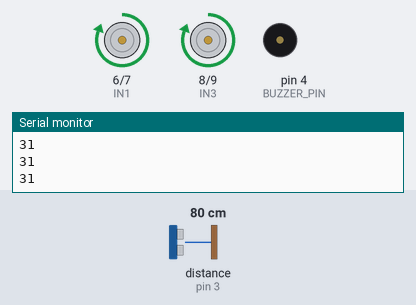
A sketch run on a simulated Arduino Uno, built with avr-gcc and run on an emulated ATmega328P. Parts: motor-driver pin pairs drawn as motors (green arrow = first pin HIGH = forward, orange = second pin HIGH = backward, longer = more drive, scaled by the enable pin), buzzer (waves = sounding, pin HIGH), the last lines printed to the serial monitor. Wiring (inferred from the names in the program): ultrasonic range finder: trigger pin 2; echo pin 3. The test bench sets the inputs (shaded band); at power-on: distance to the obstacle (sensor on pin 3) 80 cm. The echo pulse lasts 58.3 µs per cm; pins used as bus, display or sensor lines are not drawn.

Above: at 1.2 s.
1.3 s: distance to the obstacle (sensor on pin 3) set to 28 cm
2.8 s: distance to the obstacle (sensor on pin 3) set to 23 cm
At 4.0 s:
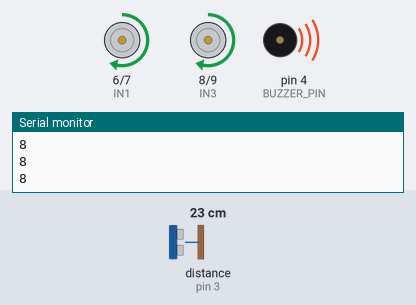
4.3 s: distance to the obstacle (sensor on pin 3) set to 17 cm
5.8 s: distance to the obstacle (sensor on pin 3) set to 14 cm
At 6.5 s:
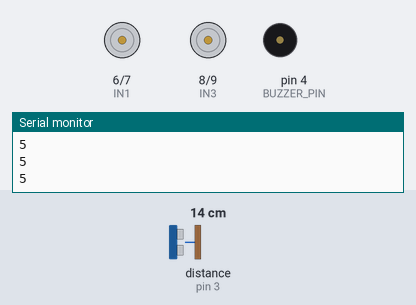
7.3 s: distance to the obstacle (sensor on pin 3) set to 35 cm
At 8.5 s:
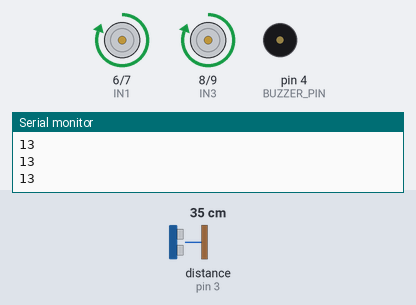
8.8 s: distance to the obstacle (sensor on pin 3) set to 2 cm
At 10.0 s:
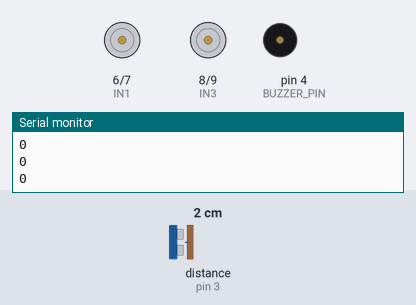
Timing chart, 0 to 11.3 s (numbered marks = the images above; inputs shaded):
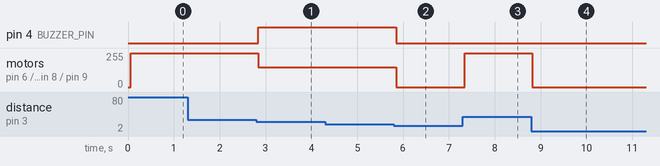

Measured:
- the behaviour switches between 26 and 25 cm on distance to the obstacle (sensor on pin 3) (found by bisection; images 0 and 1)
- the behaviour switches between 16 and 15 cm on distance to the obstacle (sensor on pin 3) (found by bisection; images 1 and 2)
- after the input at 2.8 s, pin 4 (BUZZER_PIN): LOW → HIGH at once; motor on pin 6 (IN1) / pin 7 (IN2), motor on pin 8 (IN3) / pin 9 (IN4): forward 255/255 → forward 150/255 at once
- after the input at 5.8 s, pin 4 (BUZZER_PIN): HIGH → LOW after 0.05 s; motor on pin 6 (IN1) / pin 7 (IN2), motor on pin 8 (IN3) / pin 9 (IN4): forward 150/255 → stopped after 0.05 s
- after the input at 7.3 s, motor on pin 6 (IN1) / pin 7 (IN2), motor on pin 8 (IN3) / pin 9 (IN4): stopped → forward 255/255 at once
- after the input at 8.8 s, motor on pin 6 (IN1) / pin 7 (IN2), motor on pin 8 (IN3) / pin 9 (IN4): forward 255/255 → stopped at once

The sketch:

newcar.ino
```cpp
//#include <NewPing.h>

// Ultrasonic sensor pin configuration
#define TRIGGER_PIN 2
#define ECHO_PIN 3
#define MAX_DISTANCE 200

// Motor driver pin configuration
#define ENA 5   // Enable pin for Motor A
#define IN1 6   // Input 1 pin for Motor A
#define IN2 7   // Input 2 pin for Motor A
#define IN3 8   // Input 3 pin for Motor B
#define IN4 9   // Input 4 pin for Motor B
#define ENB 10  // Enable pin for Motor B

// Buzzer pin configuration
#define BUZZER_PIN 4

// Speed control
#define MAX_SPEED 255    // Maximum motor speed
#define SLOW_SPEED 150   // Slow motor speed when obstacle is detected
#define STOP_SPEED 0     // Speed to stop the motors

//NewPing sonar(TRIGGER_PIN, ECHO_PIN, MAX_DISTANCE);

void setup() {
  pinMode(ENA, OUTPUT);
  pinMode(IN1, OUTPUT);
  pinMode(IN2, OUTPUT);
  pinMode(IN3, OUTPUT);
  pinMode(IN4, OUTPUT);
  pinMode(ENB, OUTPUT);
  pinMode(BUZZER_PIN, OUTPUT);
    pinMode(TRIGGER_PIN, OUTPUT);
  Serial.begin (9600);
}

void loop() {
  delay(50);
//  unsigned int distance = sonar.ping_cm();  // Measure distance in centimeters
    long x, inches;
    inches = microsecs_to_inches(x);
     int distance = inches;
    Serial.println(distance);

  if (distance >=10) {
    // No obstacle or out of range
    moveForward(MAX_SPEED);
    digitalWrite(BUZZER_PIN, LOW);
//    Serial.println("max");
//    Serial.println(inches);
  } else if (distance < 10 && distance > 5) {
    // Obstacle very close, stop and activate buzzer

     moveForward(SLOW_SPEED);
    digitalWrite(BUZZER_PIN, HIGH);
//    Serial.println(distance);
  } else {
    // Obstacle detected, slow down and activate buzzer
     stop();
    digitalWrite(BUZZER_PIN, LOW);
//    Serial.println(distance);

  }
}

// Function to move the car forward
void moveForward(int speed) {
  analogWrite(ENA, speed);
  analogWrite(ENB, speed);
  digitalWrite(IN1, HIGH);
  digitalWrite(IN2, LOW);
  digitalWrite(IN3, HIGH);
  digitalWrite(IN4, LOW);
}

// Function to stop the car
void stop() {
  analogWrite(ENA, STOP_SPEED);
  analogWrite(ENB, STOP_SPEED);
  digitalWrite(IN1, LOW);
  digitalWrite(IN2, LOW);
  digitalWrite(IN3, LOW);
  digitalWrite(IN4, LOW);
}


double microsecs_to_inches(long duration)
{
  digitalWrite(TRIGGER_PIN, LOW);
  delayMicroseconds(2);
  digitalWrite(TRIGGER_PIN, HIGH);
  delayMicroseconds(10);
  digitalWrite(TRIGGER_PIN, LOW);
  duration = pulseIn(ECHO_PIN, HIGH);
  return duration / 74 / 2;
}
```
